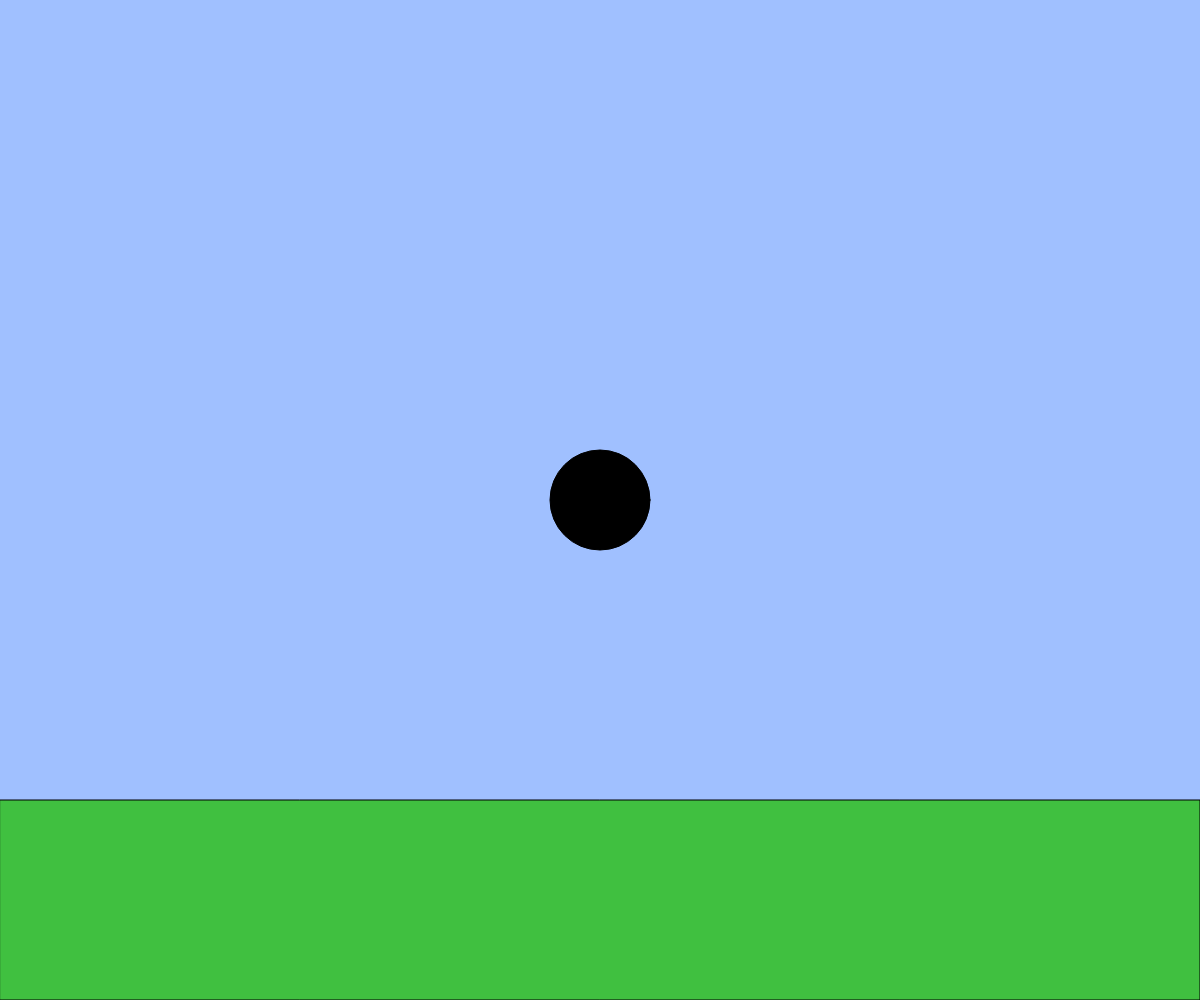
Frame 1 (no input)
Frame 60 (no input): identical to frame 1, image omitted
Frame 120 (the mouse pressed at the canvas centre since frame 60): identical to frame 1, image omitted

The p5.js sketch that drew this single still picture (run headless with seeded random() and noise() and a simulated clock; from frame 60 on, the mouse is pressed at the canvas centre):

// p5.js sketch
// ── sketch.js
//要件１：左右キーで地面の上を左右に移動
//要件２：左右キー＋好きなキーを押している間だけ移動速度アップ
//要件３：スペースキーでジャンプ（空中ジャンプ不可）
//要件１と要件２はテキストの「キーボード操作に反応する」のサンプルほぼそのままです。

//要件３はテキストの「重力、床に弾む」の応用になります。 
// 地面で跳ね返る代わりにキー操作でジャンプ（vx を大きめの負の値にする）するようにしてください。 
// そのままだと空中でもジャンプできてしまうので、地面にいるときだけジャンプできるように if 文を追加しましょう。


// 2D アニメーションゲームのようなインタラクション

let x, y;
let vx, vy;
const g = 0.9;

function setup(){
  createCanvas(windowWidth, windowHeight);
  x = width / 2;
  y = height / 2;
  vx = 0;
  vy = 0;
}

function windowResized(){
  resizeCanvas(windowWidth, windowHeight);
}

function draw(){
  background(160, 192, 255);
  const size = height * 0.1; // キャラクターのサイズ

  // 地面を描く
  const groundY = height * 0.8;
  fill(64, 192, 64);
  rect(0, groundY, width, height - groundY);

  // BLANK[1] キャラクターの左右移動
if(keyIsDown(LEFT_ARROW)){ x -= 5; }
  if(keyIsDown(RIGHT_ARROW)){ x += 5; }

  if(keyIsDown("A".charCodeAt(0))){ x -= 10; }
  if(keyIsDown("L".charCodeAt(0))){ x += 10; }
      
  // BLANK[2] 重力とジャンプ

if(keyIsDown(" ".charCodeAt(0))){

  x += vx;
  y += vy;
  
  vy += g; // 重力は「速度の変化量」
  if(x < 0 || x > width){ vx = -1 * vx; }
  if(y < 0 || y > height/1.3){ vy = -1 * vy; }
  y = constrain(y, 0, height);
 
  // 速くなりすぎないように制限
  vx = constrain(vx, -20, 20);
  vy = constrain(vy, -20, 20);

  // 位置を更新
  x += vx;
  y += vy;}     

  // キャラクターを描く
  fill(0);
  ellipse(x, y, size, size);
}
